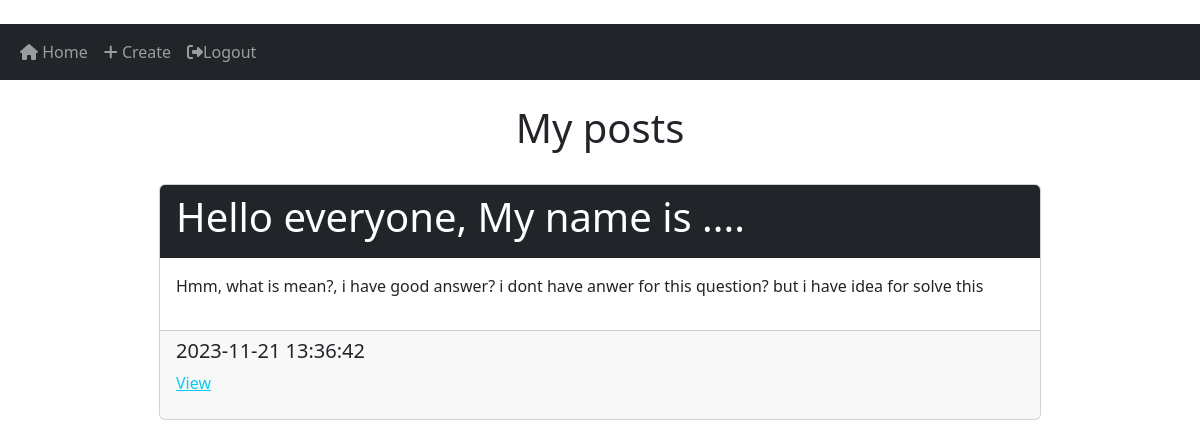
/posts/Sardor (signed in), run on the app's committed database.
### website/models.py (models this page shows)
class Post(db.Model):
    id = db.Column(db.Integer, primary_key=True)
    title = db.Column(db.String)  #learn
    text = db.Column(db.Text, nullable=False) #nullable mean is if input is empty
    author_id = db.Column(db.Integer(), db.ForeignKey('user.id', ondelete="CASCADE"), nullable=False) #please find more information for this line
    date_created = db.Column(db.DateTime(timezone=True), default=func.now())
    comments = db.relationship('Comment', backref='comentcha', passive_deletes=True)

### website/views.py (the view)
@views.route('/posts/<username>')
@login_required
def user_posts(username):
    target_user = User.query.filter_by(username=username).first()
    if not target_user:
        flash('This useraname is not exist', category='error')
        return redirect(url_for('views.home'))
    else:
        posts = target_user.posts
        if target_user.username == current_user.username:
            username = 'My'
        return render_template('user_posts.html', username=username, user_posts=posts, user=current_user)

### website/__init__.py (called while the page is built)
def create_app():
    app = Flask(__name__)
    app.config['SECRET_KEY'] = 'asdsadsadasfasdasda'
    app.config['SQLALCHEMY_DATABASE_URI'] = f'sqlite:///{DB_NAME}'
    db.init_app(app)
    from .views import views
    from .auth import auth
    from .models import User, Post
    with app.app_context():
        db.create_all()
    app.register_blueprint(views, url_prefix='/')
    app.register_blueprint(auth, url_prefix='/')
    login_manager = LoginManager()
    login_manager.login_view = 'auth.login'
    login_manager.init_app(app)
    @login_manager.user_loader
    def load_user(id):
        return User.query.get(int(id))
    return app

### website/templates/user_posts.html (shortened to what this page needs)
﻿{% extends 'base.html' %}
{% block content %}
<br>
<div class="text-center w-50 mx-auto">
    <h1>{{ username }} posts</h1>
</div>
{% for post in user_posts[::-1] %}
    <br>
    <div class="post card mb-3 w-75 mx-auto">
        <div class="card-title card-header bg-dark text-white">
            <h1>{{ post.title[:50] }}</h1>
        </div>
        <div class="card-body">
            <p>{{ post.text[:200] }}<p>
        </div>
        <div class="card-footer">
            <h5>{{ post.date_created }}</h5>
            <p><a href="/post/{{ post.id }}" class="link-info">View</a></p>
        </div>
    </div>
    <br>
{% endfor %}
{% endblock %}

### data on the page
Post: title "Hello everyone, My name is ....", text "Hmm, what is mean?, i have good answer? i dont have anwer for this question? but i have idea for solve this", date_created "2023-11-21 13:36:42"

### other printed values
{{ username }} "My"
